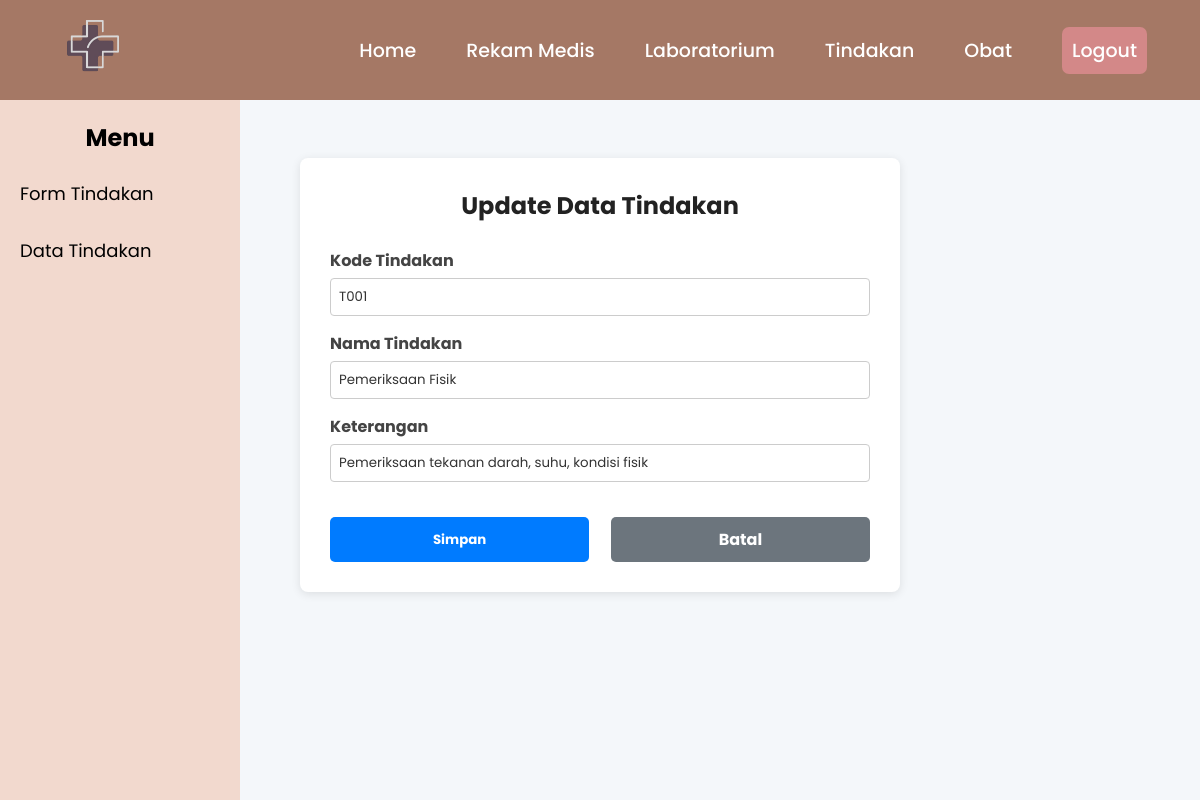
The app's page /Dokter/t_update.php?kd_tindakan=T001 with its own data.
### tables this page shows
CREATE TABLE `tindakan` (
  `kd_tindakan` varchar(11) NOT NULL,
  `nm_tindakan` enum('Pemeriksaan Fisik','Operasi','Pemasangan Infus','Suntik Antibiotik','CT SCAN','USG') NOT NULL,
  `ket` varchar(100) NOT NULL
);

### Dokter/t_update.php (the view, shortened to what this page needs)
<?php
include('../koneksi.php');
include("a_header.php");
include("t_sidebar.php");
$kd_tindakan = $_GET['kd_tindakan'] ?? null;
$sql = "SELECT * FROM tindakan WHERE kd_tindakan = '$kd_tindakan'";
$hasil = $koneksi->query($sql);
$data = $hasil->fetch_assoc();
?>
<!DOCTYPE html>
<html lang="id">
<head>
</head>
<body>
<div class="content-wrapper">
    <main class="main-content">
        <div class="header">
            <h2>Update Data Tindakan</h2>
        </div>
        <form class="form-update" method="POST" action="t_update_proses.php">
            <div class="form-group">
                <label>Kode Tindakan</label>
                <input type="text" name="kd_tindakan" value="<?= $data['kd_tindakan'] ?>" required>
            </div>
            <div class="form-group">
                <label>Nama Tindakan</label>
                <input type="text" name="nm_tindakan" value="<?= $data['nm_tindakan'] ?>" required>
            </div>
            <div class="form-group">
                <label>Keterangan</label>
                <input type="text" name="ket"  value="<?= $data['ket'] ?>" required>
            </div>
            <div class="form-actions">
                <button type="submit" class="btn-simpan">Simpan</button>
                <a href="t_data.php" class="btn-batal">Batal</a>
            </div>
        </form>
    </main>
</div>
</body>
</html>

### Dokter/a_header.php (style rules this page uses)
* { margin: 0; padding: 0; box-sizing: border-box; font-family: 'Poppins', sans-serif; }

### Dokter/t_update.php (style rules this page uses)
body { font-family: Arial, sans-serif; background-color: #f4f7fa; }
.content-wrapper { display: flex; justify-content: center; padding-top: 140px; }
.main-content { background-color: #fff; padding: 30px; border-radius: 8px; width: 600px; box-shadow: 0 2px 10px rgba(0, 0, 0, 0.1); }
.header h2 { text-align: center; margin-bottom: 25px; color: #222; }
.form-update { display: flex; flex-direction: column; gap: 15px; }
.form-group { display: flex; flex-direction: column; }
.form-group label { font-weight: bold; margin-bottom: 5px; color: #444; }
.form-group input, .form-group select { padding: 8px; border: 1px solid #ccc; border-radius: 4px; color: #333; }
.form-actions { display: flex; justify-content: space-between; margin-top: 20px; }
.form-actions button, .form-actions a { width: 48%; padding: 10px; text-align: center; text-decoration: none; border-radius: 5px; font-weight: bold; color: white; border: none; }
.btn-simpan { background-color: #007bff; }
.btn-batal { background-color: #6c757d; }

### records on screen
tindakan: kd_tindakan "T001", nm_tindakan "Pemeriksaan Fisik", ket "Pemeriksaan tekanan darah, suhu, kondisi fisik"
